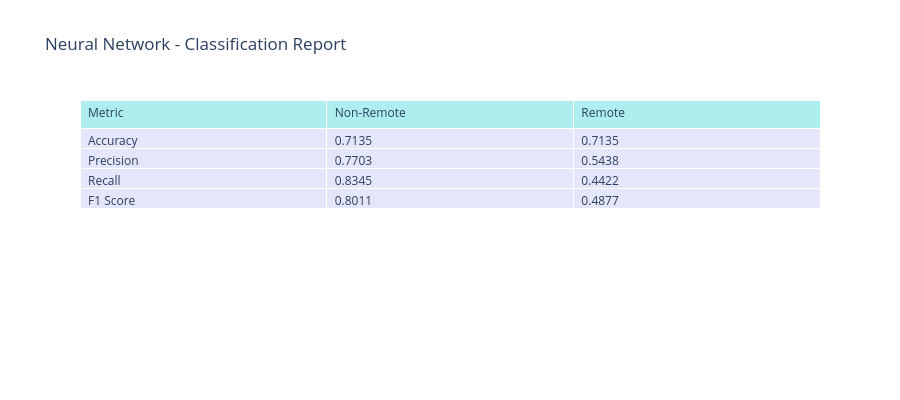
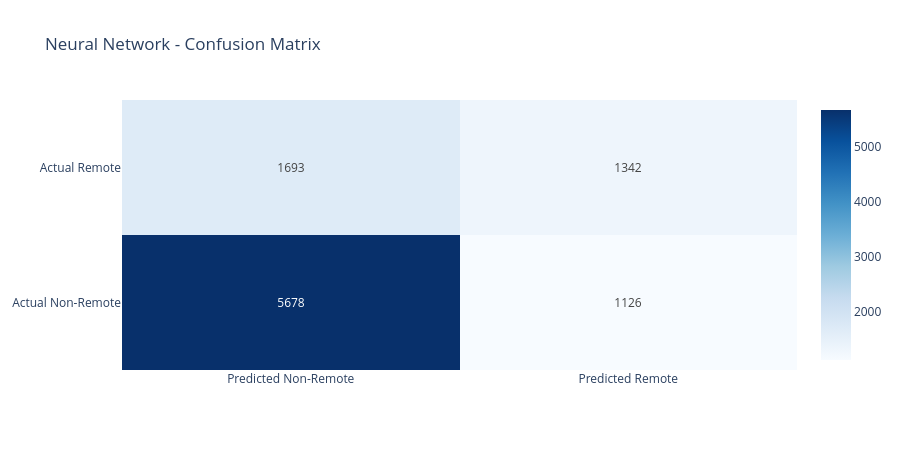

Notebook code for these charts, in order:
### Markdown cell above
## **Neural Network with No Iteration Limit**

### Code cell
architecture = (256, 128, 64)
activation = 'relu'
alpha = 0.001

mlp_best = MLPClassifier(
    hidden_layer_sizes=architecture,
    activation=activation,
    solver='adam',
    alpha=alpha,
    max_iter=10000,
    random_state=42
)

mlp_best.fit(X_train_scaled, y_train)
mlp_predictions = mlp_best.predict(X_test_scaled)

cm_mlp = confusion_matrix(y_test, mlp_predictions)
acc_mlp = accuracy_score(y_test, mlp_predictions)
report_mlp = classification_report(y_test, mlp_predictions, target_names=['Non-Remote', 'Remote'], output_dict=True)

tn_mlp, fp_mlp, fn_mlp, tp_mlp = cm_mlp.ravel()

fig = go.Figure(data=go.Table(
    header=dict(values=['Metric', 'Non-Remote', 'Remote'], fill_color='paleturquoise', align='left'),
    cells=dict(values=[
        ['Accuracy', 'Precision', 'Recall', 'F1 Score'],
        [f"{acc_mlp:.4f}", f"{report_mlp['Non-Remote']['precision']:.4f}", f"{report_mlp['Non-Remote']['recall']:.4f}", f"{report_mlp['Non-Remote']['f1-score']:.4f}"],
        [f"{acc_mlp:.4f}", f"{report_mlp['Remote']['precision']:.4f}", f"{report_mlp['Remote']['recall']:.4f}", f"{report_mlp['Remote']['f1-score']:.4f}"],
    ], fill_color='lavender', align='left')
))
fig.update_layout(
    title=f'Neural Network - Classification Report',
    template='plotly_white',
    height=400
)
fig.show()

fig = go.Figure(data=go.Heatmap(
    z=cm_mlp,
    x=['Predicted Non-Remote', 'Predicted Remote'],
    y=['Actual Non-Remote',    'Actual Remote'],
    text=[[str(tn_mlp), str(fp_mlp)], [str(fn_mlp), str(tp_mlp)]],
    texttemplate='%{text}',
    colorscale='Blues',
    showscale=True
))
fig.update_layout(
    title=f'Neural Network - Confusion Matrix',
    template='plotly_white',
    height=450
)
fig.show()

### Figure 1 — Plotly figure (JSON) as saved in the notebook; plotly's stock layout.template omitted (floating-point values rounded to 4 significant figures)
{"data": [{"cells": {"align": "left", "fill": {"color": "lavender"}, "values": [["Accuracy", "Precision", "Recall", "F1 Score"], ["0.7135", "0.7703", "0.8345", "0.8011"], ["0.7135", "0.5438", "0.4422", "0.4877"]]}, "header": {"align": "left", "fill": {"color": "paleturquoise"}, "values": ["Metric", "Non-Remote", "Remote"]}, "type": "table"}], "layout": {"height": 400, "title": {"text": "Neural Network - Classification Report"}}}

### Figure 2 — Plotly figure (JSON) as saved in the notebook; plotly's stock layout.template omitted (floating-point values rounded to 4 significant figures)
{"data": [{"colorscale": [[0, "rgb(247,251,255)"], [0.125, "rgb(222,235,247)"], [0.25, "rgb(198,219,239)"], [0.375, "rgb(158,202,225)"], [0.5, "rgb(107,174,214)"], [0.625, "rgb(66,146,198)"], [0.75, "rgb(33,113,181)"], [0.875, "rgb(8,81,156)"], [1, "rgb(8,48,107)"]], "showscale": true, "text": [["5678", "1126"], ["1693", "1342"]], "texttemplate": "%{text}", "type": "heatmap", "x": ["Predicted Non-Remote", "Predicted Remote"], "y": ["Actual Non-Remote", "Actual Remote"], "z": [[5678, 1126], [1693, 1342]]}], "layout": {"height": 450, "title": {"text": "Neural Network - Confusion Matrix"}}}
